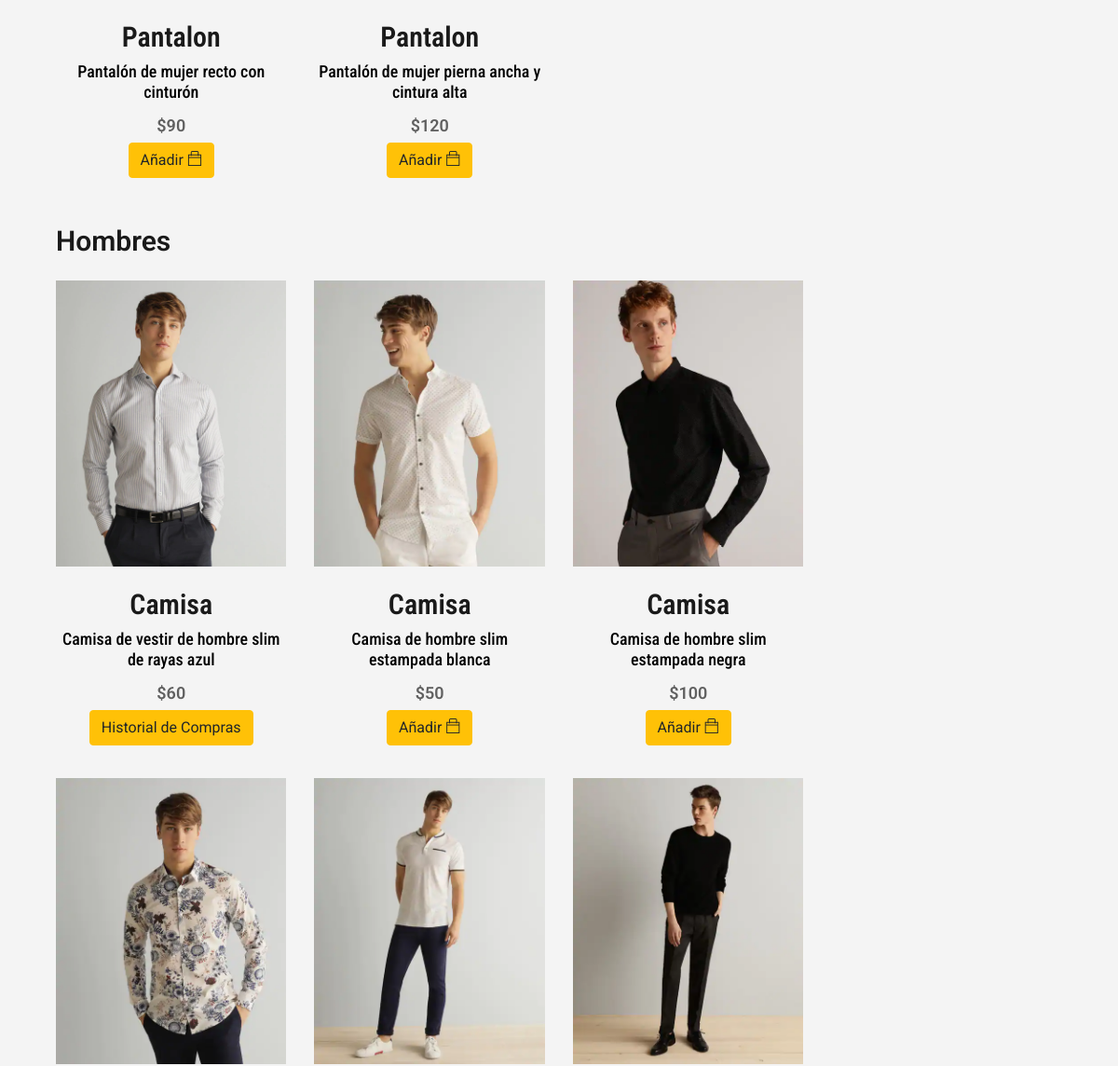
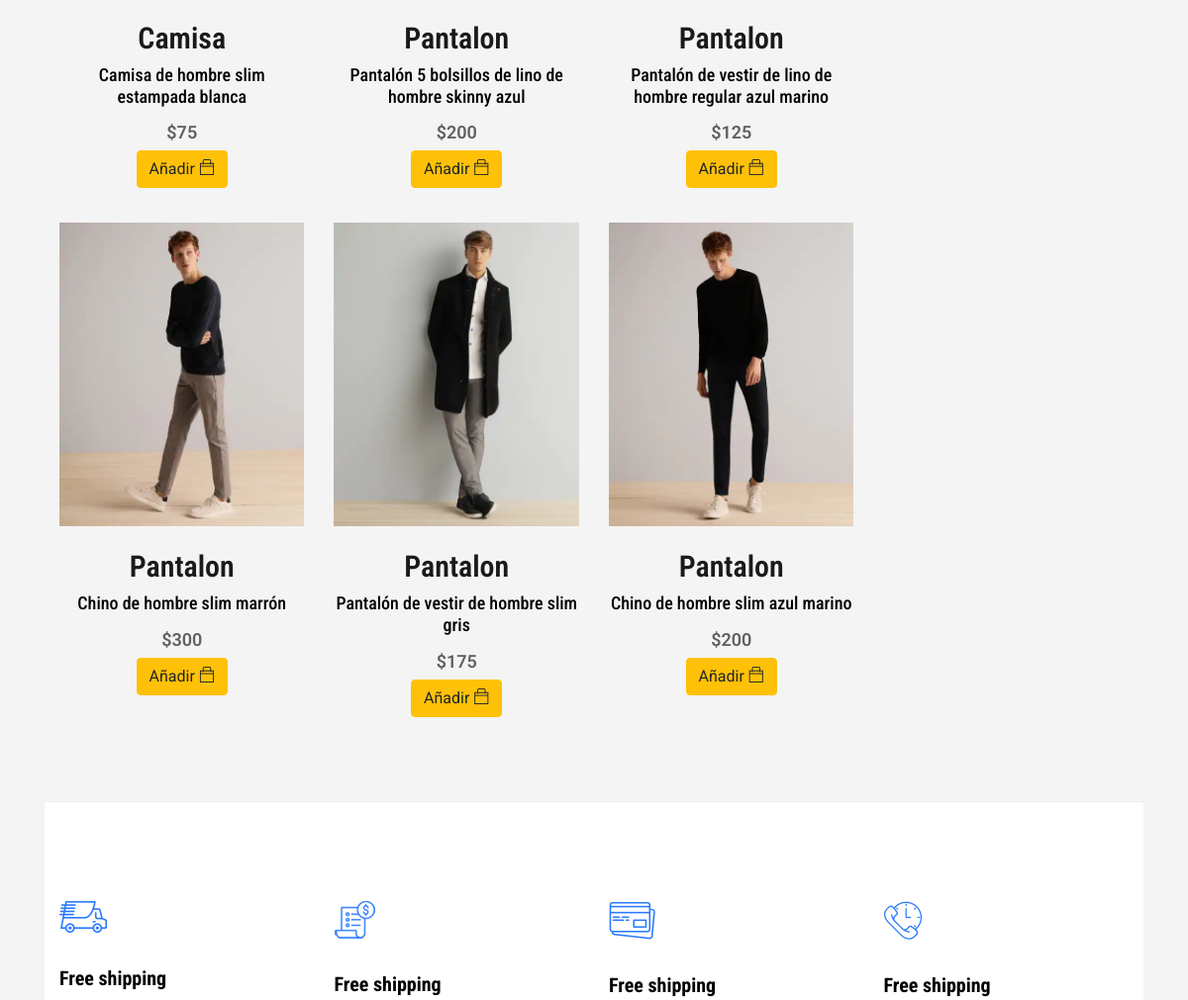
/category/ (signed in, middle part), run on an earlier commit of the app's database (2 pictures, top to bottom).
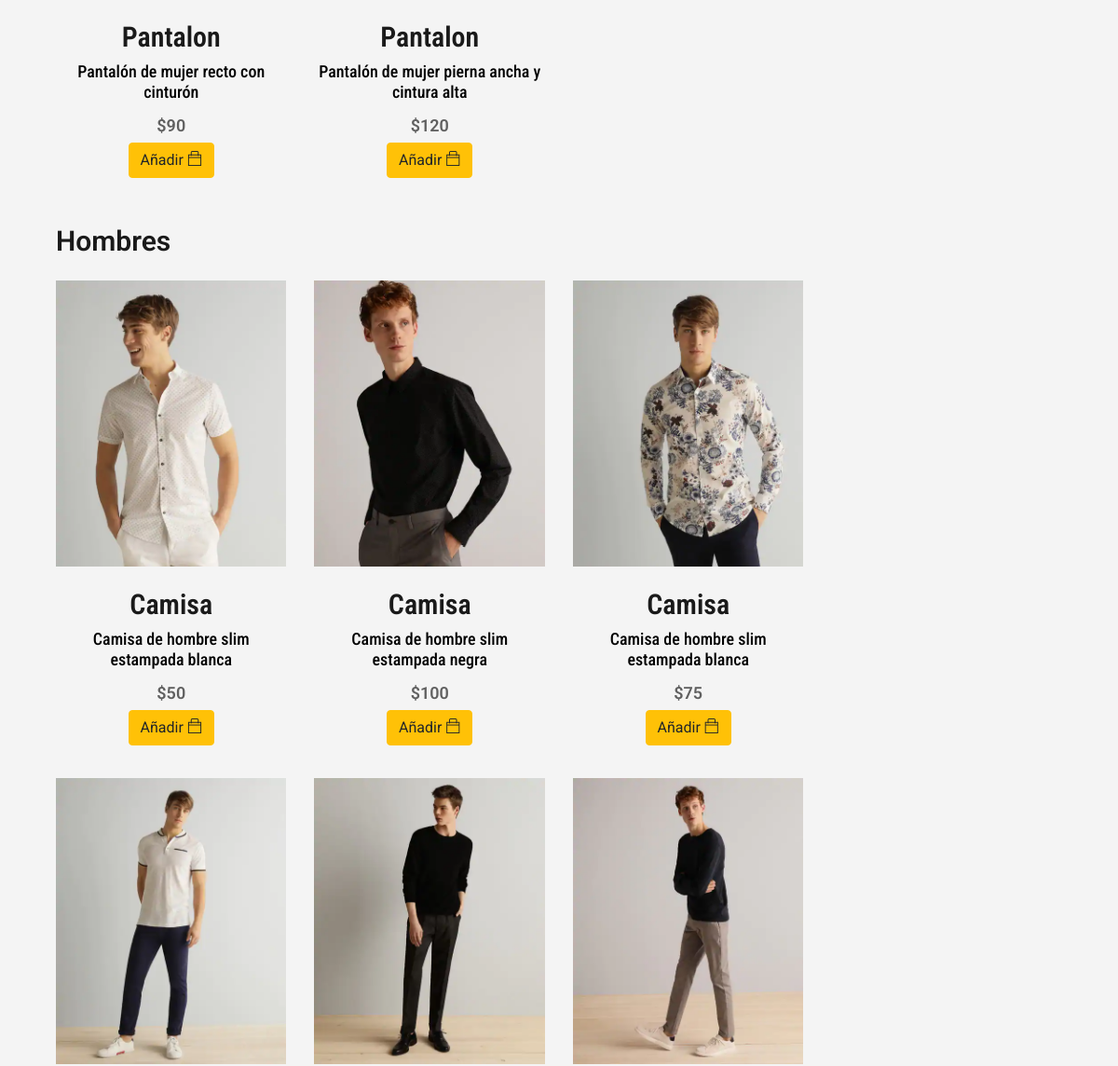
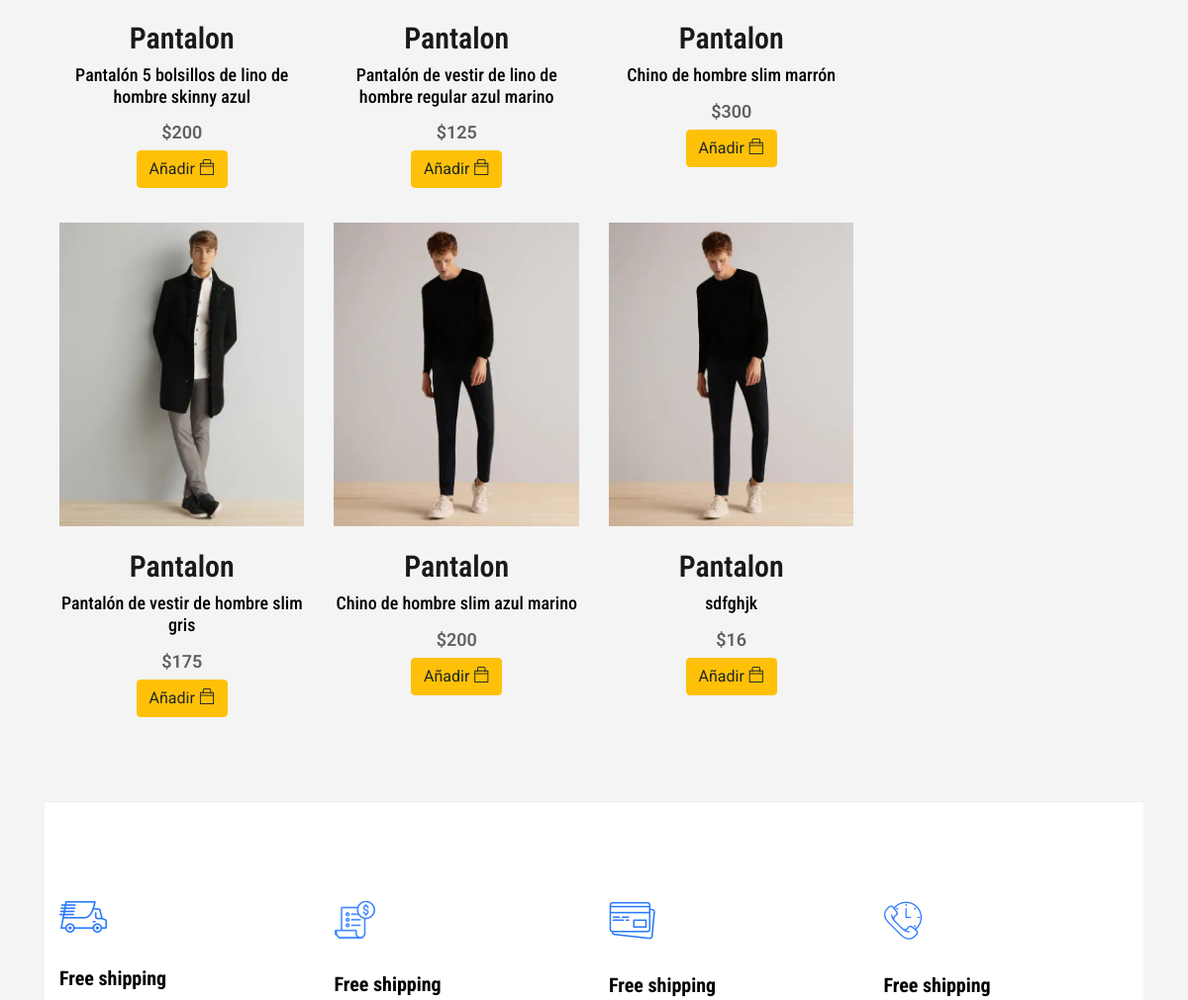
And on a later commit of the database (2 pictures, top to bottom).
### wear/models.py (models this page shows, shortened)
class Wear(models.Model):
	name = models.CharField(max_length=100)
	img = models.ImageField(upload_to='pics')
	desc = models.TextField()
	quant = models.CharField(max_length=100)
	price = models.IntegerField()
	gender = models.CharField(choices=GENDER_CHOICES, max_length=100)
	offer = models.BooleanField()

### wear/views.py (the view)
# urls.py: path('category/',views.category,name="category"),
def category(request):
	wears = Wear.objects.all()
	filtered_orders = Order.objects.filter(owner = request.user.profile, is_ordered=False)
	current_order_wears = []
	if filtered_orders.exists():
		user_order = filtered_orders[0]
		user_order_items = user_order.items.all()
		current_order_wears = [product.product for product in user_order_items]
	context = {
		'wears':wears,
		'current_order_wears':current_order_wears
	}
	return render(request,"category.html",context)

### accounts/models.py (called while the page is built)
    def get_first_name(self):
        return self.first_name

    @property
    def is_active(self):
        return self.active

    @property
    def is_admin(self):
        return self.admin

### templates/category.html (shortened to what the changed rows need)
{% extends 'base.html' %}
{% load static %}
{% block content %}
    <section class="cat_product_area section_padding border_top" style="padding: 50px 0;">
        <div class="container">
            <div class="row">
                <div class="col-lg-9">
                    <div class="row">
                        {% for wear in wears %}
                        {% if wear.gender == 'F'%}
                        <div class="col-lg-4 col-sm-6">
                            <div class="single_category_product">
                                <div class="single_category_img">
                                    <div class="category_product_text">
                                        <a href="singleProduct/{{wear.id}}"><h2>{{wear.name}}</h2></a>
                                        <a href="single-product.html"><h4>{{wear.desc}}</h4></a>
                                        <p>${{wear.price}}</p>
                                        {% if wear in user.profile.wears.all %}
                                        <a href="/my_profile" class="btn btn-warning">Historial de Compras</a>
                                        {% elif wear in current_order_wears %}
                                        <a href="../shoping_cart/order-summary" class="btn btn-warning">Hacia el Carrito de Compras</a>
                                        {% else %}
                                        <a href="../shoping_cart/add-to-cart/{{wear.id}}/" class="btn btn-warning">Añadir <i class="ti-bag"></i></a>
                                        {% endif %}
                                    </div>
                                </div>
                            </div>
                        </div>
                        {% endif %}
                        {% endfor %}
                        {% for wear in wears %}
                        {% if wear.gender == 'M' %}
                        <div class="col-lg-4 col-sm-6">
                            <div class="single_category_product">
                                <div class="single_category_img">
                                    <img src="{{ wear.img.url }}" alt="">
                                    <div class="category_product_text">
                                        <a href="singleProduct/{{wear.id}}"><h2>{{wear.name}}</h2></a>
                                        <a href="single-product.html"><h4>{{wear.desc}}</h4></a>
                                        <p>${{wear.price}}</p>
                                        {% if wear in user.profile.wears.all %}
                                        <a href="/my_profile" class="btn btn-warning">Historial de Compras</a>
                                        {% elif wear in current_order_wears %}
                                        <a href="../shoping_cart/order-summary" class="btn btn-warning">Hacia el Carrito de Compras</a>
                                        {% else %}
                                        <a href="../shoping_cart/add-to-cart/{{wear.id}}/" class="btn btn-warning">Añadir <i class="ti-bag"></i></a>
                                        {% endif %}
                                    </div>
                                </div>
                            </div>
                        </div>
                        {% endif %}
                                {% endfor %}
                    </div>
                </div>
            </div>
        </div>
    </section>
    {% endblock %}

What changed in the data, as far as the page shows it:
removed Wear: img (picture), name "Camisa", desc "Camisa de vestir de hombre slim de rayas azul", price "60", shows "Historial de Compras"
added Wear: img (picture), name "Pantalon", desc "sdfghjk", price "16"
